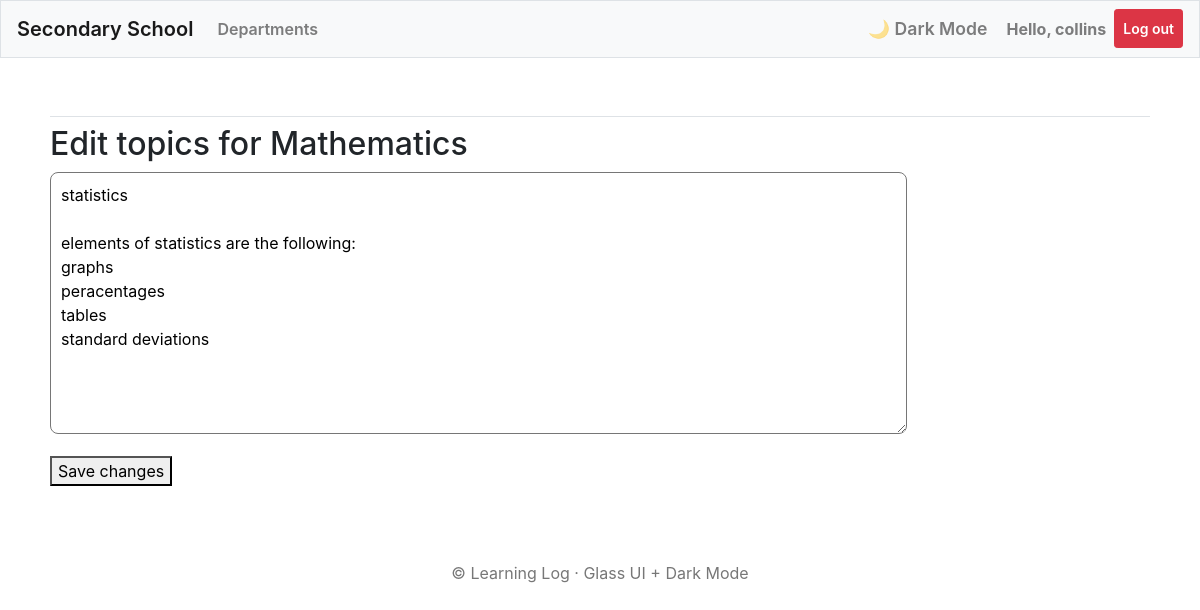
Page /edit_topic/23 (signed in) on the committed database.
### school_app/models.py (models this page shows, shortened)
class Subjects(models.Model):
    department_subjects = models.ForeignKey(Departments, on_delete=models.CASCADE)
    owner = models.ForeignKey(User, on_delete=models.CASCADE)
    text = models.CharField(max_length=300)
    date_added = models.DateTimeField(auto_now_add=True)
    class Meta:
        verbose_name_plural = 'subjects'
    def __str__(self):
        return self.text

class SubjectTopics(models.Model):
    topics_subjects = models.ForeignKey(Subjects, on_delete=models.CASCADE, related_name='topics_subjects')
    text = models.CharField(max_length=1000)
    date_added = models.DateTimeField(auto_now_add=True)

### school_app/views.py (the view)
# urls.py: path('edit_topic/<int:topic_id>', views.edit_topic, name='edit_topic'),
@login_required()
def edit_topic(request, topic_id):
    topic = SubjectTopics.objects.get(id=topic_id)
    subject = topic.topics_subjects
    if subject.owner != request.user:
        raise Http404
    if request.method != 'POST':
        form = NewTopics(instance=topic)
    else:
        form = NewTopics(instance=topic, data=request.POST)
        if form.is_valid():
            form.save()
            return redirect('school_app:topics', subject_id=subject.id)
    context = {'form':form, 'topic':topic, 'subject':subject}
    return render(request, 'school_app/edit_topic.html', context)

### school_app/forms.py
class NewTopics(forms.ModelForm):
    class Meta:
        model = SubjectTopics
        fields = ['text']
        labels = {'text': ''}
        widgets = {
            'text': forms.Textarea(attrs={
                'cols': 80,  # width of the box
                'rows': 10,  # height (number of lines)
                'placeholder': 'Type your thoughts here...',  # optional hint
                'style': 'resize: vertical; border-radius: 8px; padding: 10px;',  # optional styling
            })
        }

### school_app/templates/school_app/edit_topic.html (shortened to what this page needs)
{% extends 'school_app/base.html' %}
{% block content %}
  <h2>Edit topics for {{subject}}</h2>
  <form action="{% url 'school_app:edit_topic' topic.id %}" method="post">
    {{ form.as_p }}
    <button name="submit">Save changes</button>
  </form>
{% endblock content%}

### school_app/templates/school_app/base.html (shortened to what this page needs)
{% load bootstrap4 %}
<!doctype html>
<html lang="en">
<head>
    {% bootstrap_css %}
</head>
<body class="fade-in">
<nav class="navbar navbar-expand-md navbar-light bg-light mb-3 border fade-in">
    <a class="navbar-brand" href="{% url 'school_app:index' %}">Secondary School</a>
    <div class="collapse navbar-collapse" id="mainNav">
        <ul class="navbar-nav mr-auto slide-up">
            <li class="nav-item">
                <a class="nav-link" href="{% url 'school_app:departments' %}">Departments</a>
            </li>
        </ul>
        <ul class="navbar-nav ml-auto slide-up">
            <li class="nav-item">
                <span id="darkModeToggle" class="nav-link">
                    🌙 Dark Mode
                </span>
            </li>
            {% if user.is_authenticated %}
                <li class="nav-item">
                    <span class="nav-link font-weight-bold">
                        Hello, {{ user.username }}
                    </span>
                </li>
                <li class="nav-item">
                    <form action="{% url 'users:logout' %}" method="post" style="display:inline;">
                        <button type="submit" class="nav-link btn btn-danger btn-sm text-white">
                            Log out
                        </button>
                    </form>
                </li>
            {% endif %}
        </ul>
    </div>
</nav>
<main class="container main-container slide-up">
    <div class="pb-2 mb-2 border-bottom">
    </div>
    <div>
        {% block content %}{% endblock content %}
    </div>
</main>
<div class="footer slide-up">
    &copy; {{ now|date:"Y" }} Learning Log · Glass UI + Dark Mode
</div>
</body>
</html>

### school_app/templates/school_app/base.html (style rules this page uses)
.nav-link, .navbar-brand { font-weight: 600; transition: 0.4s; }
.fade-in { animation: fadeIn 0.9s ease forwards; }
.slide-up { animation: slideUp 0.9s ease forwards; }
.main-container { margin-top: 30px; padding: 20px; }
#darkModeToggle { cursor: pointer; font-size: 1.1rem; padding: 6px 10px; border-radius: 8px; border: 1px solid transparent; }
.footer { text-align: center; padding: 15px; margin-top: 40px; color: #777; }

### rows in the picture
Subjects: text "Mathematics"
SubjectTopics: text "statistics elements of statistics are the following: graphs peracentages tables standard deviations"

### other values in the picture
{{ user.username }} "collins"
